Frame 1 (no input): blank canvas, image omitted
Frame 60 (the mouse pressed at the canvas centre just before this capture): blank canvas, image omitted
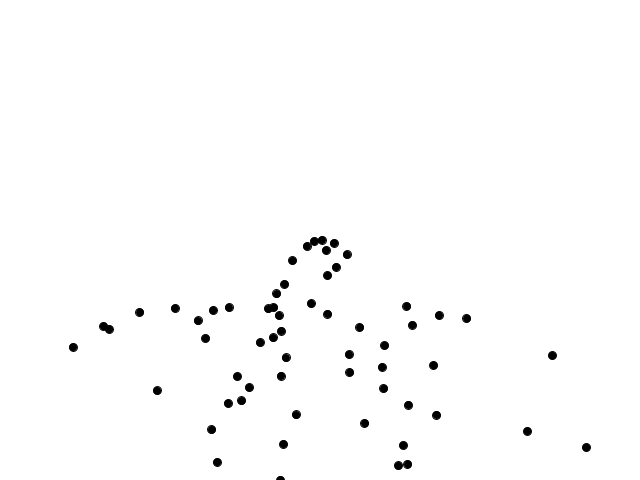
Frame 120 (the mouse held since frame 60 and released just before this capture)

The Processing sketch whose frames 1 and 60 were blank and that drew this single picture after the mouse press (run headless with seeded random() and noise(); from frame 60 on, the mouse is pressed at the canvas centre):

// Processing sketch: w_01_4_ball_gravity
// ── w_01_4_ball_gravity.pde
float frameNum = 0;
float gravity = 0.96;

ArrayList<Ball> balls = new ArrayList<Ball>();

class Ball{
  float x, y;
  float xspeed, yspeed;
  float density = 0.2;
  Ball() {
    x = mouseX;
    y = mouseY;
    
    xspeed = random(10) - 5.0; 
    yspeed = random(0.2);
  }
  
  void draw() {
    
    y += yspeed;
    x += xspeed;
    yspeed +=  gravity;
    
    if (y >= height) {
      yspeed *= -0.8;
      y = height;
    }
    
    if (x < 0 || x > width) {
      xspeed *= -0.8;
    }
    
    stroke(0);
    fill(0);
    ellipse(x, y, 8, 8);
  }
}

void setup() {
  size(640, 480);
  frameRate(30);
}

void draw() {
  background(255);
  
  if (mousePressed) {
    balls.add(new Ball());
  }
  
   for (int i = 0; i < balls.size(); i++) {
     balls.get(i).draw();
   }

  frameNum++;
}
